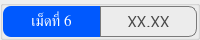
                  <widget class="QGroupBox" name="thickness_summary_group_6">
                   <property name="minimumSize">
                    <size>
                     <width>0</width>
                     <height>40</height>
                    </size>
                   </property>
                   <property name="maximumSize">
                    <size>
                     <width>16777215</width>
                     <height>40</height>
                    </size>
                   </property>
                   <property name="styleSheet">
                    <string notr="true">color: rgb(255, 255, 255);</string>
                   </property>
                   <layout class="QHBoxLayout" name="horizontalLayout_48">
                    <property name="spacing">
                     <number>0</number>
                    </property>
                    <property name="leftMargin">
                     <number>0</number>
                    </property>
                    <property name="topMargin">
                     <number>0</number>
                    </property>
                    <property name="rightMargin">
                     <number>0</number>
                    </property>
                    <property name="bottomMargin">
                     <number>0</number>
                    </property>
                    <item>
                     <widget class="QLabel" name="thickness_summary_title_6">
                      <property name="minimumSize">
                       <size>
                        <width>55</width>
                        <height>0</height>
                       </size>
                      </property>
                      <property name="font">
                       <font>
                        <family>Kanit</family>
                        <pointsize>11</pointsize>
                        <italic>false</italic>
                        <bold>false</bold>
                        <underline>false</underline>
                        <strikeout>false</strikeout>
                       </font>
                      </property>
                      <property name="styleSheet">
                       <string notr="true">background-color: #0059fe;
border-top-left-radius: 8px;
border-bottom-left-radius: 8px;</string>
                      </property>
                      <property name="text">
                       <string>เม็ดที่ 6</string>
                      </property>
                      <property name="alignment">
                       <set>Qt::AlignCenter</set>
                      </property>
                     </widget>
                    </item>
                    <item>
                     <widget class="QFrame" name="thickness_summary_frame_6">
                      <property name="styleSheet">
                       <string notr="true">border: solid;
border-width: 1px;
border-color: rgb(121, 121, 121);
border-top-right-radius: 8px;
border-bottom-right-radius: 8px;</string>
                      </property>
                      <property name="frameShape">
                       <enum>QFrame::StyledPanel</enum>
                      </property>
                      <property name="frameShadow">
                       <enum>QFrame::Raised</enum>
                      </property>
                      <layout class="QHBoxLayout" name="horizontalLayout_49">
                       <item>
                        <widget class="QLabel" name="thickness_summary_6">
                         <property name="font">
                          <font>
                           <family>Kanit</family>
                           <pointsize>12</pointsize>
                          </font>
                         </property>
                         <property name="styleSheet">
                          <string notr="true">border: none;
color: rgb(72, 72, 72);</string>
                         </property>
                         <property name="text">
                          <string>XX.XX</string>
                         </property>
                         <property name="alignment">
                          <set>Qt::AlignCenter</set>
                         </property>
                        </widget>
                       </item>
                      </layout>
                     </widget>
                    </item>
                   </layout>
                  </widget>
